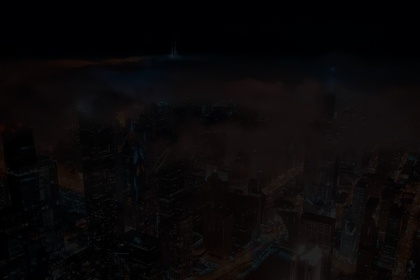
%> input picture dark.jpg, 420 x 280 px, shrunk from 1000 x 667 before the run
$ octave myhist.m   (GNU Octave 9; MATLAB toolbox functions it lacks are replaced by stand-ins)
%> lines starting %> are read from the running program, lines starting %| are printed output that depends on the picture
a = imread('dark.jpg'); % read an image
%> a is the input picture: size 280x420x3 uint8; mean R, G, B 9.3, 7.4, 8.2
figure; image(a); % display a color image
a = double(a);
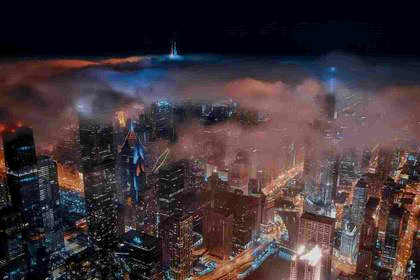
%> a: size 280x420x3 double; mean R, G, B 9.3, 7.4, 8.2; mean of the top-left, top-right, bottom-left and bottom-right quarters 6, 7.7, 6.6, 13; drawn with min black and max white
a = (a(:,:,1)+a(:,:,2)+a(:,:,3))/3;
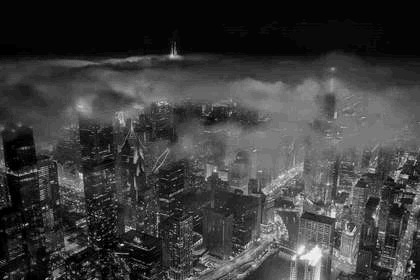
%> a: size 280x420 double; min 0, max 34.67, mean 8.3; drawn with min black and max white

[N,X] = hist(a(:), 255);
%> N = 255 values, max 19545 at index 5, min 0 at index 2, mean 461.2; X = 255 values from 0.068 to 34.6
figure; stem(X, N)

figure; imhist(a/max(a(:)))
[Count, XX] = imhist(a/max(a(:)));
%> Count = 256 values, max 19545 at index 6, min 0 at index 2, mean 459.4; XX = 256 values from 0 to 1
figure; stem(XX, Count)

a1 = round(a);
p = zeros(1,256);
for i = 1:131
for j = 1:175
%> (the run ends here)
